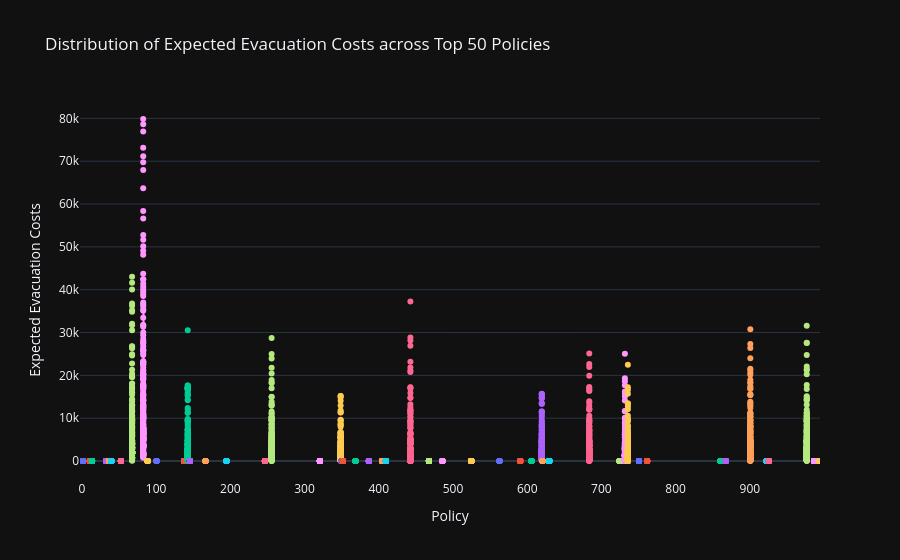

The code cell stored with this chart in its notebook:
### Code cell
# Step 1: Identify deaths column, policy column, and policy levers
deaths_col = "A.5_Expected Number of Deaths"
policy_col = "policy"
policy_levers = [col for col in experiments_df.columns if 'DikeIncrease' in col or 'RfR' in col or 'EWS' in col]

# Step 2: Compute mean deaths per policy
policy_summary = combined_df.groupby(policy_col).agg(
    mean_deaths=(deaths_col, 'mean'),
    **{lever: (lever, 'first') for lever in policy_levers}
).reset_index()

# Step 3: Get top 50 policies
bad_policies = policy_summary.nlargest(50, 'mean_deaths')

# Step 4: Create unique identifier for each policy (optional)
bad_policies['policy_id'] = bad_policies[policy_levers].astype(str).agg('-'.join, axis=1)

# Step 5: Filter combined_df for rows with top policies
filtered_combined_df = combined_df[combined_df[policy_col].isin(bad_policies[policy_col])]

# Step 6: Plot distributions of other metrics
metrics = ['Expected Evacuation Costs', 'RfR Total Costs', 'A.5_Expected Number of Deaths']

for metric in metrics:
    fig = px.box(
        filtered_combined_df,
        x=policy_col,
        y=metric,
        color=policy_col,
        title=f"Distribution of {metric} across Top 50 Policies",
        points="all"  # Show all points as jitter
    )
    fig.update_layout(
        xaxis_title="Policy",
        yaxis_title=metric,
        showlegend=False
    )
    fig.show()

### Figure 1 — Plotly figure (JSON) as saved in the notebook; plotly's stock layout.template omitted (floating-point values rounded to 4 significant figures; data arrays with more than 128 entries replaced by an {"elided": "..."} marker saying what was removed)
{"data": [{"alignmentgroup": "True", "boxpoints": "all", "hovertemplate": "policy=%{x}<br>Expected Evacuation Costs=%{y}<extra></extra>", "legendgroup": "2", "marker": {"color": "#636efa"}, "name": "2", "notched": false, "offsetgroup": "2", "orientation": "v", "showlegend": true, "x": {"elided": "300 int values"}, "x0": " ", "xaxis": "x", "y": {"elided": "300 float values"}, "y0": " ", "yaxis": "y", "type": "box"}, {"alignmentgroup": "True", "boxpoints": "all", "hovertemplate": "policy=%{x}<br>Expected Evacuation Costs=%{y}<extra></extra>", "legendgroup": "11", "marker": {"color": "#EF553B"}, "name": "11", "notched": false, "offsetgroup": "11", "orientation": "v", "showlegend": true, "x": {"elided": "300 int values"}, "x0": " ", "xaxis": "x", "y": {"elided": "300 float values"}, "y0": " ", "yaxis": "y", "type": "box"}, {"alignmentgroup": "True", "boxpoints": "all", "hovertemplate": "policy=%{x}<br>Expected Evacuation Costs=%{y}<extra></extra>", "legendgroup": "14", "marker": {"color": "#00cc96"}, "name": "14", "notched": false, "offsetgroup": "14", "orientation": "v", "showlegend": true, "x": {"elided": "300 int values"}, "x0": " ", "xaxis": "x", "y": {"elided": "300 float values"}, "y0": " ", "yaxis": "y", "type": "box"}, {"alignmentgroup": "True", "boxpoints": "all", "hovertemplate": "policy=%{x}<br>Expected Evacuation Costs=%{y}<extra></extra>", "legendgroup": "33", "marker": {"color": "#ab63fa"}, "name": "33", "notched": false, "offsetgroup": "33", "orientation": "v", "showlegend": true, "x": {"elided": "300 int values"}, "x0": " ", "xaxis": "x", "y": {"elided": "300 float values"}, "y0": " ", "yaxis": "y", "type": "box"}, {"alignmentgroup": "True", "boxpoints": "all", "hovertemplate": "policy=%{x}<br>Expected Evacuation Costs=%{y}<extra></extra>", "legendgroup": "37", "marker": {"color": "#FFA15A"}, "name": "37", "notched": false, "offsetgroup": "37", "orientation": "v", "showlegend": true, "x": {"elided": "300 int values"}, "x0": " ", "xaxis": "x", "y": {"elided": "300 float values"}, "y0": " ", "yaxis": "y", "type": "box"}, {"alignmentgroup": "True", "boxpoints": "all", "hovertemplate": "policy=%{x}<br>Expected Evacuation Costs=%{y}<extra></extra>", "legendgroup": "40", "marker": {"color": "#19d3f3"}, "name": "40", "notched": false, "offsetgroup": "40", "orientation": "v", "showlegend": true, "x": {"elided": "300 int values"}, "x0": " ", "xaxis": "x", "y": {"elided": "300 float values"}, "y0": " ", "yaxis": "y", "type": "box"}, {"alignmentgroup": "True", "boxpoints": "all", "hovertemplate": "policy=%{x}<br>Expected Evacuation Costs=%{y}<extra></extra>", "legendgroup": "53", "marker": {"color": "#FF6692"}, "name": "53", "notched": false, "offsetgroup": "53", "orientation": "v", "showlegend": true, "x": {"elided": "300 int values"}, "x0": " ", "xaxis": "x", "y": {"elided": "300 float values"}, "y0": " ", "yaxis": "y", "type": "box"}, {"alignmentgroup": "True", "boxpoints": "all", "hovertemplate": "policy=%{x}<br>Expected Evacuation Costs=%{y}<extra></extra>", "legendgroup": "68", "marker": {"color": "#B6E880"}, "name": "68", "notched": false, "offsetgroup": "68", "orientation": "v", "showlegend": true, "x": {"elided": "300 int values"}, "x0": " ", "xaxis": "x", "y": {"elided": "300 float values"}, "y0": " ", "yaxis": "y", "type": "box"}, {"alignmentgroup": "True", "boxpoints": "all", "hovertemplate": "policy=%{x}<br>Expected Evacuation Costs=%{y}<extra></extra>", "legendgroup": "83", "marker": {"color": "#FF97FF"}, "name": "83", "notched": false, "offsetgroup": "83", "orientation": "v", "showlegend": true, "x": {"elided": "300 int values"}, "x0": " ", "xaxis": "x", "y": {"elided": "300 float values"}, "y0": " ", "yaxis": "y", "type": "box"}, {"alignmentgroup": "True", "boxpoints": "all", "hovertemplate": "policy=%{x}<br>Expected Evacuation Costs=%{y}<extra></extra>", "legendgroup": "89", "marker": {"color": "#FECB52"}, "name": "89", "notched": false, "offsetgroup": "89", "orientation": "v", "showlegend": true, "x": {"elided": "300 int values"}, "x0": " ", "xaxis": "x", "y": {"elided": "300 float values"}, "y0": " ", "yaxis": "y", "type": "box"}, {"alignmentgroup": "True", "boxpoints": "all", "hovertemplate": "policy=%{x}<br>Expected Evacuation Costs=%{y}<extra></extra>", "legendgroup": "101", "marker": {"color": "#636efa"}, "name": "101", "notched": false, "offsetgroup": "101", "orientation": "v", "showlegend": true, "x": {"elided": "300 int values"}, "x0": " ", "xaxis": "x", "y": {"elided": "300 float values"}, "y0": " ", "yaxis": "y", "type": "box"}, {"alignmentgroup": "True", "boxpoints": "all", "hovertemplate": "policy=%{x}<br>Expected Evacuation Costs=%{y}<extra></extra>", "legendgroup": "138", "marker": {"color": "#EF553B"}, "name": "138", "notched": false, "offsetgroup": "138", "orientation": "v", "showlegend": true, "x": {"elided": "300 int values"}, "x0": " ", "xaxis": "x", "y": {"elided": "300 float values"}, "y0": " ", "yaxis": "y", "type": "box"}, {"alignmentgroup": "True", "boxpoints": "all", "hovertemplate": "policy=%{x}<br>Expected Evacuation Costs=%{y}<extra></extra>", "legendgroup": "143", "marker": {"color": "#00cc96"}, "name": "143", "notched": false, "offsetgroup": "143", "orientation": "v", "showlegend": true, "x": {"elided": "300 int values"}, "x0": " ", "xaxis": "x", "y": {"elided": "300 float values"}, "y0": " ", "yaxis": "y", "type": "box"}, {"alignmentgroup": "True", "boxpoints": "all", "hovertemplate": "policy=%{x}<br>Expected Evacuation Costs=%{y}<extra></extra>", "legendgroup": "146", "marker": {"color": "#ab63fa"}, "name": "146", "notched": false, "offsetgroup": "146", "orientation": "v", "showlegend": true, "x": {"elided": "300 int values"}, "x0": " ", "xaxis": "x", "y": {"elided": "300 float values"}, "y0": " ", "yaxis": "y", "type": "box"}, {"alignmentgroup": "True", "boxpoints": "all", "hovertemplate": "policy=%{x}<br>Expected Evacuation Costs=%{y}<extra></extra>", "legendgroup": "167", "marker": {"color": "#FFA15A"}, "name": "167", "notched": false, "offsetgroup": "167", "orientation": "v", "showlegend": true, "x": {"elided": "300 int values"}, "x0": " ", "xaxis": "x", "y": {"elided": "300 float values"}, "y0": " ", "yaxis": "y", "type": "box"}, {"alignmentgroup": "True", "boxpoints": "all", "hovertemplate": "policy=%{x}<br>Expected Evacuation Costs=%{y}<extra></extra>", "legendgroup": "195", "marker": {"color": "#19d3f3"}, "name": "195", "notched": false, "offsetgroup": "195", "orientation": "v", "showlegend": true, "x": {"elided": "300 int values"}, "x0": " ", "xaxis": "x", "y": {"elided": "300 float values"}, "y0": " ", "yaxis": "y", "type": "box"}, {"alignmentgroup": "True", "boxpoints": "all", "hovertemplate": "policy=%{x}<br>Expected Evacuation Costs=%{y}<extra></extra>", "legendgroup": "247", "marker": {"color": "#FF6692"}, "name": "247", "notched": false, "offsetgroup": "247", "orientation": "v", "showlegend": true, "x": {"elided": "300 int values"}, "x0": " ", "xaxis": "x", "y": {"elided": "300 float values"}, "y0": " ", "yaxis": "y", "type": "box"}, {"alignmentgroup": "True", "boxpoints": "all", "hovertemplate": "policy=%{x}<br>Expected Evacuation Costs=%{y}<extra></extra>", "legendgroup": "256", "marker": {"color": "#B6E880"}, "name": "256", "notched": false, "offsetgroup": "256", "orientation": "v", "showlegend": true, "x": {"elided": "300 int values"}, "x0": " ", "xaxis": "x", "y": {"elided": "300 float values"}, "y0": " ", "yaxis": "y", "type": "box"}, {"alignmentgroup": "True", "boxpoints": "all", "hovertemplate": "policy=%{x}<br>Expected Evacuation Costs=%{y}<extra></extra>", "legendgroup": "321", "marker": {"color": "#FF97FF"}, "name": "321", "notched": false, "offsetgroup": "321", "orientation": "v", "showlegend": true, "x": {"elided": "300 int values"}, "x0": " ", "xaxis": "x", "y": {"elided": "300 float values"}, "y0": " ", "yaxis": "y", "type": "box"}, {"alignmentgroup": "True", "boxpoints": "all", "hovertemplate": "policy=%{x}<br>Expected Evacuation Costs=%{y}<extra></extra>", "legendgroup": "349", "marker": {"color": "#FECB52"}, "name": "349", "notched": false, "offsetgroup": "349", "orientation": "v", "showlegend": true, "x": {"elided": "300 int values"}, "x0": " ", "xaxis": "x", "y": {"elided": "300 float values"}, "y0": " ", "yaxis": "y", "type": "box"}, {"alignmentgroup": "True", "boxpoints": "all", "hovertemplate": "policy=%{x}<br>Expected Evacuation Costs=%{y}<extra></extra>", "legendgroup": "350", "marker": {"color": "#636efa"}, "name": "350", "notched": false, "offsetgroup": "350", "orientation": "v", "showlegend": true, "x": {"elided": "300 int values"}, "x0": " ", "xaxis": "x", "y": {"elided": "300 float values"}, "y0": " ", "yaxis": "y", "type": "box"}, {"alignmentgroup": "True", "boxpoints": "all", "hovertemplate": "policy=%{x}<br>Expected Evacuation Costs=%{y}<extra></extra>", "legendgroup": "352", "marker": {"color": "#EF553B"}, "name": "352", "notched": false, "offsetgroup": "352", "orientation": "v", "showlegend": true, "x": {"elided": "300 int values"}, "x0": " ", "xaxis": "x", "y": {"elided": "300 float values"}, "y0": " ", "yaxis": "y", "type": "box"}, {"alignmentgroup": "True", "boxpoints": "all", "hovertemplate": "policy=%{x}<br>Expected Evacuation Costs=%{y}<extra></extra>", "legendgroup": "369", "marker": {"color": "#00cc96"}, "name": "369", "notched": false, "offsetgroup": "369", "orientation": "v", "showlegend": true, "x": {"elided": "300 int values"}, "x0": " ", "xaxis": "x", "y": {"elided": "300 float values"}, "y0": " ", "yaxis": "y", "type": "box"}, {"alignmentgroup": "True", "boxpoints": "all", "hovertemplate": "policy=%{x}<br>Expected Evacuation Costs=%{y}<extra></extra>", "legendgroup": "387", "marker": {"color": "#ab63fa"}, "name": "387", "notched": false, "offsetgroup": "387", "orientation": "v", "showlegend": true, "x": {"elided": "300 int values"}, "x0": " ", "xaxis": "x", "y": {"elided": "300 float values"}, "y0": " ", "yaxis": "y", "type": "box"}, {"alignmentgroup": "True", "boxpoints": "all", "hovertemplate": "policy=%{x}<br>Expected Evacuation Costs=%{y}<extra></extra>", "legendgroup": "405", "marker": {"color": "#FFA15A"}, "name": "405", "notched": false, "offsetgroup": "405", "orientation": "v", "showlegend": true, "x": {"elided": "300 int values"}, "x0": " ", "xaxis": "x", "y": {"elided": "300 float values"}, "y0": " ", "yaxis": "y", "type": "box"}, {"alignmentgroup": "True", "boxpoints": "all", "hovertemplate": "policy=%{x}<br>Expected Evacuation Costs=%{y}<extra></extra>", "legendgroup": "410", "marker": {"color": "#19d3f3"}, "name": "410", "notched": false, "offsetgroup": "410", "orientation": "v", "showlegend": true, "x": {"elided": "300 int values"}, "x0": " ", "xaxis": "x", "y": {"elided": "300 float values"}, "y0": " ", "yaxis": "y", "type": "box"}, {"alignmentgroup": "True", "boxpoints": "all", "hovertemplate": "policy=%{x}<br>Expected Evacuation Costs=%{y}<extra></extra>", "legendgroup": "443", "marker": {"color": "#FF6692"}, "name": "443", "notched": false, "offsetgroup": "443", "orientation": "v", "showlegend": true, "x": {"elided": "300 int values"}, "x0": " ", "xaxis": "x", "y": {"elided": "300 float values"}, "y0": " ", "yaxis": "y", "type": "box"}, {"alignmentgroup": "True", "boxpoints": "all", "hovertemplate": "policy=%{x}<br>Expected Evacuation Costs=%{y}<extra></extra>", "legendgroup": "468", "marker": {"color": "#B6E880"}, "name": "468", "notched": false, "offsetgroup": "468", "orientation": "v", "showlegend": true, "x": {"elided": "300 int values"}, "x0": " ", "xaxis": "x", "y": {"elided": "300 float values"}, "y0": " ", "yaxis": "y", "type": "box"}, {"alignmentgroup": "True", "boxpoints": "all", "hovertemplate": "policy=%{x}<br>Expected Evacuation Costs=%{y}<extra></extra>", "legendgroup": "486", "marker": {"color": "#FF97FF"}, "name": "486", "notched": false, "offsetgroup": "486", "orientation": "v", "showlegend": true, "x": {"elided": "300 int values"}, "x0": " ", "xaxis": "x", "y": {"elided": "300 float values"}, "y0": " ", "yaxis": "y", "type": "box"}, {"alignmentgroup": "True", "boxpoints": "all", "hovertemplate": "policy=%{x}<br>Expected Evacuation Costs=%{y}<extra></extra>", "legendgroup": "525", "marker": {"color": "#FECB52"}, "name": "525", "notched": false, "offsetgroup": "525", "orientation": "v", "showlegend": true, "x": {"elided": "300 int values"}, "x0": " ", "xaxis": "x", "y": {"elided": "300 float values"}, "y0": " ", "yaxis": "y", "type": "box"}, {"alignmentgroup": "True", "boxpoints": "all", "hovertemplate": "policy=%{x}<br>Expected Evacuation Costs=%{y}<extra></extra>", "legendgroup": "563", "marker": {"color": "#636efa"}, "name": "563", "notched": false, "offsetgroup": "563", "orientation": "v", "showlegend": true, "x": {"elided": "300 int values"}, "x0": " ", "xaxis": "x", "y": {"elided": "300 float values"}, "y0": " ", "yaxis": "y", "type": "box"}, {"alignmentgroup": "True", "boxpoints": "all", "hovertemplate": "policy=%{x}<br>Expected Evacuation Costs=%{y}<extra></extra>", "legendgroup": "591", "marker": {"color": "#EF553B"}, "name": "591", "notched": false, "offsetgroup": "591", "orientation": "v", "showlegend": true, "x": {"elided": "300 int values"}, "x0": " ", "xaxis": "x", "y": {"elided": "300 float values"}, "y0": " ", "yaxis": "y", "type": "box"}, {"alignmentgroup": "True", "boxpoints": "all", "hovertemplate": "policy=%{x}<br>Expected Evacuation Costs=%{y}<extra></extra>", "legendgroup": "606", "marker": {"color": "#00cc96"}, "name": "606", "notched": false, "offsetgroup": "606", "orientation": "v", "showlegend": true, "x": {"elided": "300 int values"}, "x0": " ", "xaxis": "x", "y": {"elided": "300 float values"}, "y0": " ", "yaxis": "y", "type": "box"}, {"alignmentgroup": "True", "boxpoints": "all", "hovertemplate": "policy=%{x}<br>Expected Evacuation Costs=%{y}<extra></extra>", "legendgroup": "620", "marker": {"color": "#ab63fa"}, "name": "620", "notched": false, "offsetgroup": "620", "orientation": "v", "showlegend": true, "x": {"elided": "300 int values"}, "x0": " ", "xaxis": "x", "y": {"elided": "300 float values"}, "y0": " ", "yaxis": "y", "type": "box"}, {"alignmentgroup": "True", "boxpoints": "all", "hovertemplate": "policy=%{x}<br>Expected Evacuation Costs=%{y}<extra></extra>", "legendgroup": "621", "marker": {"color": "#FFA15A"}, "name": "621", "notched": false, "offsetgroup": "621", "orientation": "v", "showlegend": true, "x": {"elided": "300 int values"}, "x0": " ", "xaxis": "x", "y": {"elided": "300 float values"}, "y0": " ", "yaxis": "y", "type": "box"}, {"alignmentgroup": "True", "boxpoints": "all", "hovertemplate": "policy=%{x}<br>Expected Evacuation Costs=%{y}<extra></extra>", "legendgroup": "630", "marker": {"color": "#19d3f3"}, "name": "630", "notched": false, "offsetgroup": "630", "orientation": "v", "showlegend": true, "x": {"elided": "300 int values"}, "x0": " ", "xaxis": "x", "y": {"elided": "300 float values"}, "y0": " ", "yaxis": "y", "type": "box"}, {"alignmentgroup": "True", "boxpoints": "all", "hovertemplate": "policy=%{x}<br>Expected Evacuation Costs=%{y}<extra></extra>", "legendgroup": "684", "marker": {"color": "#FF6692"}, "name": "684", "notched": false, "offsetgroup": "684", "orientation": "v", "showlegend": true, "x": {"elided": "300 int values"}, "x0": " ", "xaxis": "x", "y": {"elided": "300 float values"}, "y0": " ", "yaxis": "y", "type": "box"}, {"alignmentgroup": "True", "boxpoints": "all", "hovertemplate": "policy=%{x}<br>Expected Evacuation Costs=%{y}<extra></extra>", "legendgroup": "725", "marker": {"color": "#B6E880"}, "name": "725", "notched": false, "offsetgroup": "725", "orientation": "v", "showlegend": true, "x": {"elided": "300 int values"}, "x0": " ", "xaxis": "x", "y": {"elided": "300 float values"}, "y0": " ", "yaxis": "y", "type": "box"}, {"alignmentgroup": "True", "boxpoints": "all", "hovertemplate": "policy=%{x}<br>Expected Evacuation Costs=%{y}<extra></extra>", "legendgroup": "732", "marker": {"color": "#FF97FF"}, "name": "732", "notched": false, "offsetgroup": "732", "orientation": "v", "showlegend": true, "x": {"elided": "300 int values"}, "x0": " ", "xaxis": "x", "y": {"elided": "300 float values"}, "y0": " ", "yaxis": "y", "type": "box"}, {"alignmentgroup": "True", "boxpoints": "all", "hovertemplate": "policy=%{x}<br>Expected Evacuation Costs=%{y}<extra></extra>", "legendgroup": "736", "marker": {"color": "#FECB52"}, "name": "736", "notched": false, "offsetgroup": "736", "orientation": "v", "showlegend": true, "x": {"elided": "300 int values"}, "x0": " ", "xaxis": "x", "y": {"elided": "300 float values"}, "y0": " ", "yaxis": "y", "type": "box"}, {"alignmentgroup": "True", "boxpoints": "all", "hovertemplate": "policy=%{x}<br>Expected Evacuation Costs=%{y}<extra></extra>", "legendgroup": "751", "marker": {"color": "#636efa"}, "name": "751", "notched": false, "offsetgroup": "751", "orientation": "v", "showlegend": true, "x": {"elided": "300 int values"}, "x0": " ", "xaxis": "x", "y": {"elided": "300 float values"}, "y0": " ", "yaxis": "y", "type": "box"}, {"alignmentgroup": "True", "boxpoints": "all", "hovertemplate": "policy=%{x}<br>Expected Evacuation Costs=%{y}<extra></extra>", "legendgroup": "762", "marker": {"color": "#EF553B"}, "name": "762", "notched": false, "offsetgroup": "762", "orientation": "v", "showlegend": true, "x": {"elided": "300 int values"}, "x0": " ", "xaxis": "x", "y": {"elided": "300 float values"}, "y0": " ", "yaxis": "y", "type": "box"}, {"alignmentgroup": "True", "boxpoints": "all", "hovertemplate": "policy=%{x}<br>Expected Evacuation Costs=%{y}<extra></extra>", "legendgroup": "861", "marker": {"color": "#00cc96"}, "name": "861", "notched": false, "offsetgroup": "861", "orientation": "v", "showlegend": true, "x": {"elided": "300 int values"}, "x0": " ", "xaxis": "x", "y": {"elided": "300 float values"}, "y0": " ", "yaxis": "y", "type": "box"}, {"alignmentgroup": "True", "boxpoints": "all", "hovertemplate": "policy=%{x}<br>Expected Evacuation Costs=%{y}<extra></extra>", "legendgroup": "868", "marker": {"color": "#ab63fa"}, "name": "868", "notched": false, "offsetgroup": "868", "orientation": "v", "showlegend": true, "x": {"elided": "300 int values"}, "x0": " ", "xaxis": "x", "y": {"elided": "300 float values"}, "y0": " ", "yaxis": "y", "type": "box"}, {"alignmentgroup": "True", "boxpoints": "all", "hovertemplate": "policy=%{x}<br>Expected Evacuation Costs=%{y}<extra></extra>", "legendgroup": "901", "marker": {"color": "#FFA15A"}, "name": "901", "notched": false, "offsetgroup": "901", "orientation": "v", "showlegend": true, "x": {"elided": "300 int values"}, "x0": " ", "xaxis": "x", "y": {"elided": "300 float values"}, "y0": " ", "yaxis": "y", "type": "box"}, {"alignmentgroup": "True", "boxpoints": "all", "hovertemplate": "policy=%{x}<br>Expected Evacuation Costs=%{y}<extra></extra>", "legendgroup": "923", "marker": {"color": "#19d3f3"}, "name": "923", "notched": false, "offsetgroup": "923", "orientation": "v", "showlegend": true, "x": {"elided": "300 int values"}, "x0": " ", "xaxis": "x", "y": {"elided": "300 float values"}, "y0": " ", "yaxis": "y", "type": "box"}, {"alignmentgroup": "True", "boxpoints": "all", "hovertemplate": "policy=%{x}<br>Expected Evacuation Costs=%{y}<extra></extra>", "legendgroup": "926", "marker": {"color": "#FF6692"}, "name": "926", "notched": false, "offsetgroup": "926", "orientation": "v", "showlegend": true, "x": {"elided": "300 int values"}, "x0": " ", "xaxis": "x", "y": {"elided": "300 float values"}, "y0": " ", "yaxis": "y", "type": "box"}, {"alignmentgroup": "True", "boxpoints": "all", "hovertemplate": "policy=%{x}<br>Expected Evacuation Costs=%{y}<extra></extra>", "legendgroup": "977", "marker": {"color": "#B6E880"}, "name": "977", "notched": false, "offsetgroup": "977", "orientation": "v", "showlegend": true, "x": {"elided": "300 int values"}, "x0": " ", "xaxis": "x", "y": {"elided": "300 float values"}, "y0": " ", "yaxis": "y", "type": "box"}, {"alignmentgroup": "True", "boxpoints": "all", "hovertemplate": "policy=%{x}<br>Expected Evacuation Costs=%{y}<extra></extra>", "legendgroup": "987", "marker": {"color": "#FF97FF"}, "name": "987", "notched": false, "offsetgroup": "987", "orientation": "v", "showlegend": true, "x": {"elided": "300 int values"}, "x0": " ", "xaxis": "x", "y": {"elided": "300 float values"}, "y0": " ", "yaxis": "y", "type": "box"}, {"alignmentgroup": "True", "boxpoints": "all", "hovertemplate": "policy=%{x}<br>Expected Evacuation Costs=%{y}<extra></extra>", "legendgroup": "994", "marker": {"color": "#FECB52"}, "name": "994", "notched": false, "offsetgroup": "994", "orientation": "v", "showlegend": true, "x": {"elided": "300 int values"}, "x0": " ", "xaxis": "x", "y": {"elided": "300 float values"}, "y0": " ", "yaxis": "y", "type": "box"}], "layout": {"xaxis": {"anchor": "y", "domain": [0.0, 1.0], "title": {"text": "Policy"}, "categoryorder": "array", "categoryarray": [2, 11, 14, 33, 37, 40, 53, 68, 83, 89, 101, 138, 143, 146, 167, 195, 247, 256, 321, 349, 350, 352, 369, 387, 405, 410, 443, 468, 486, 525, 563, 591, 606, 620, 621, 630, 684, 725, 732, 736, 751, 762, 861, 868, 901, 923, 926, 977, 987, 994]}, "yaxis": {"anchor": "x", "domain": [0.0, 1.0], "title": {"text": "Expected Evacuation Costs"}}, "legend": {"title": {"text": "policy"}, "tracegroupgap": 0}, "title": {"text": "Distribution of Expected Evacuation Costs across Top 50 Policies"}, "boxmode": "overlay", "showlegend": false}}
